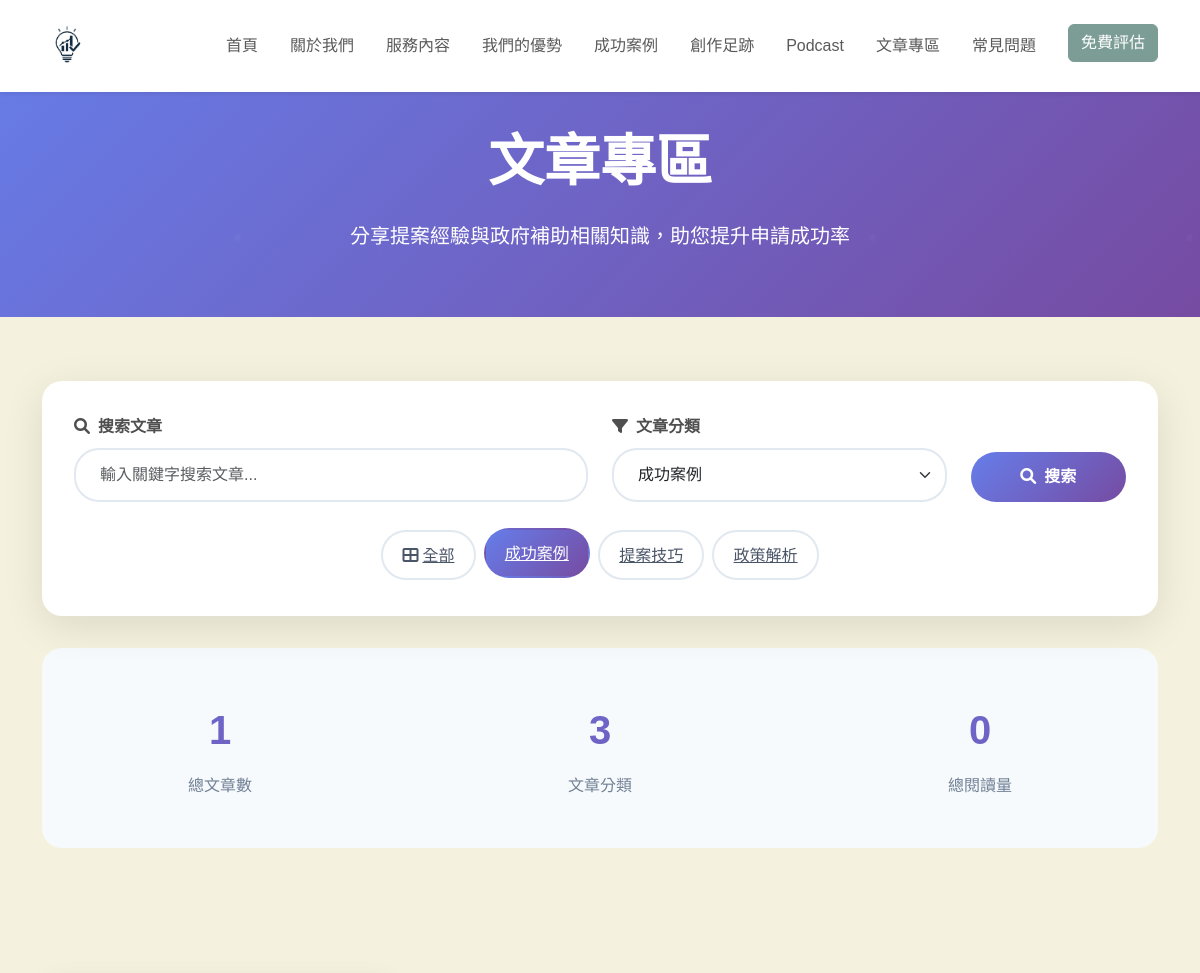
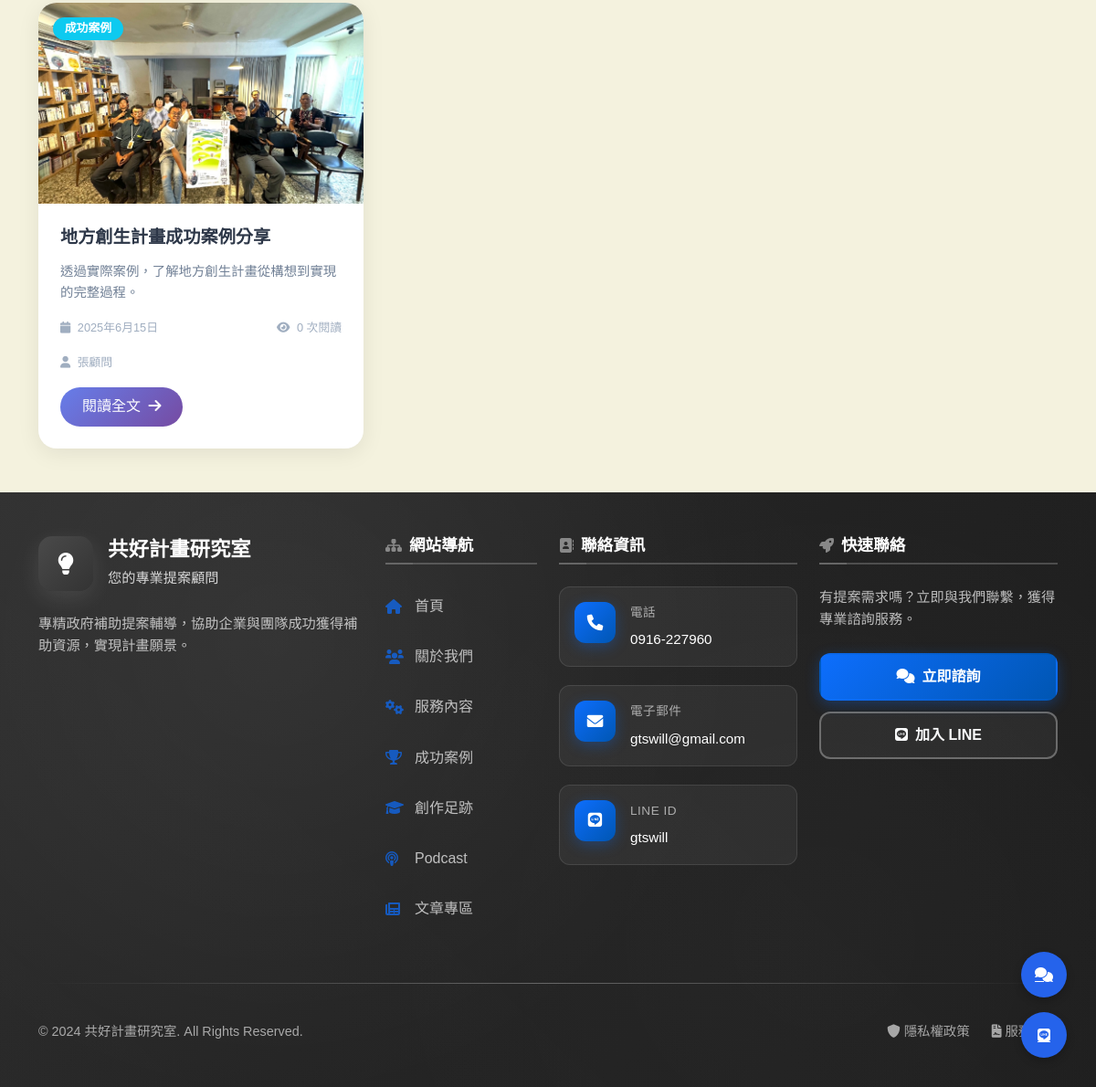
The app's page /articles.php?category=成功案例 with its own data (2 pictures, top to bottom).
### tables this page shows
CREATE TABLE IF NOT EXISTS articles (
    id INT AUTO_INCREMENT PRIMARY KEY,
    title VARCHAR(200) NOT NULL,
    slug VARCHAR(200) NOT NULL UNIQUE,
    content LONGTEXT NOT NULL,
    excerpt TEXT,
    featured_image VARCHAR(255),
    category VARCHAR(50) NOT NULL,
    author VARCHAR(100) NOT NULL,
    tags TEXT,
    status ENUM('draft', 'published') DEFAULT 'draft',
    views INT DEFAULT 0,
    created_at TIMESTAMP DEFAULT CURRENT_TIMESTAMP,
    updated_at TIMESTAMP DEFAULT CURRENT_TIMESTAMP ON UPDATE CURRENT_TIMESTAMP,
    INDEX idx_status (status),
    INDEX idx_category (category),
    INDEX idx_created_at (created_at)
);

### php/config.php (called while the page is built, shortened)
<?php
function getDBConnection()
{
    try {
        $pdo = new PDO(
            "mysql:host=" . DB_HOST . ";dbname=" . DB_NAME . ";charset=utf8mb4",
            DB_USER,
            DB_PASS,
            [
                PDO::ATTR_ERRMODE => PDO::ERRMODE_EXCEPTION,
                PDO::ATTR_DEFAULT_FETCH_MODE => PDO::FETCH_ASSOC,
                PDO::ATTR_EMULATE_PREPARES => false,
            ]
        );
        return $pdo;
    } catch (PDOException $e) {
        die("資料庫連接失敗: " . $e->getMessage());
    }
}

### php/article_handler.php (called while the page is built, shortened)
<?php
require_once 'config.php';
class ArticleHandler
{
    private $pdo;
    public function __construct()
    {
        $this->pdo = getDBConnection();
    }
    public function getCategories()
    {
        try {
            $stmt = $this->pdo->query("SELECT DISTINCT category FROM articles WHERE status = 'published' AND category IS NOT NULL AND category != '' ORDER BY category");
            $categories = [];
            while ($row = $stmt->fetch()) {
                $categories[] = $row['category'];
            }
            return $categories;
        } catch (PDOException $e) {
            error_log("獲取分類錯誤: " . $e->getMessage());
            return [];
        }
    }
    public function getArticleCount($status = 'published', $search = '', $category = '')
    {
        try {
            $sql = "SELECT COUNT(*) as count FROM articles WHERE status = ?";
            $params = [$status];
            if (!empty($category)) {
                $sql .= " AND category = ?";
                $params[] = $category;
            }
            $stmt = $this->pdo->prepare($sql);
            $stmt->execute($params);
            return $stmt->fetch()['count'];
        } catch (PDOException $e) {
            error_log("獲取文章數量錯誤: " . $e->getMessage());
            return 0;
        }
    }
    public function getArticlesPaginated($status = 'published', $page = 1, $perPage = 10, $search = '', $category = '')
    {
        try {
            $offset = ($page - 1) * $perPage;
            $sql = "SELECT * FROM articles WHERE status = ?";
            $params = [$status];
            if (!empty($category)) {
                $sql .= " AND category = ?";
                $params[] = $category;
            }
            $sql .= " ORDER BY created_at DESC LIMIT ? OFFSET ?";
            $params[] = $perPage;
            $params[] = $offset;
            $stmt = $this->pdo->prepare($sql);
            $stmt->execute($params);
            return $stmt->fetchAll();
        } catch (PDOException $e) {
            error_log("分頁獲取文章錯誤: " . $e->getMessage());
            return [];
        }
    }
}

### articles.php (the view, shortened to what this page needs)
<?php
require_once 'php/config.php';
require_once 'php/article_handler.php';
$articleHandler = new ArticleHandler();
$search = isset($_GET['search']) ? trim($_GET['search']) : '';
$category = isset($_GET['category']) ? $_GET['category'] : '';
$page = isset($_GET['page']) ? max(1, intval($_GET['page'])) : 1;
$perPage = 9;
$categories = $articleHandler->getCategories();
$totalArticles = $articleHandler->getArticleCount('published', $search, $category);
$articles = $articleHandler->getArticlesPaginated('published', $page, $perPage, $search, $category);
$categoryColors = [
    '提案技巧' => 'bg-primary',
    '政策解析' => 'bg-success',
    '成功案例' => 'bg-info',
    '常見問題' => 'bg-warning',
    '實務經驗' => 'bg-secondary'
];
?>
<!DOCTYPE html>
<html lang="zh-TW">
<head>
    <link href="https://cdn.jsdelivr.net/npm/bootstrap@5.3.0/dist/css/bootstrap.min.css" rel="stylesheet">
    <link href="https://unpkg.com/aos@2.3.1/dist/aos.css" rel="stylesheet">
    <link rel="stylesheet" href="https://cdnjs.cloudflare.com/ajax/libs/font-awesome/6.0.0/css/all.min.css">
    <link rel="stylesheet" href="css/index.css">
    <link rel="stylesheet" href="css/all.css">
    <link rel="stylesheet" href="css/articles.css">
</head>
<body>
    <?php include 'navbar.php'; ?>
    <section class="articles-hero">
        <div class="container">
            <div class="row justify-content-center text-center text-white">
                <div class="col-lg-8" data-aos="fade-up">
                    <h1 class="display-4 fw-bold mb-4">文章專區</h1>
                    <p class="lead mb-0">分享提案經驗與政府補助相關知識，助您提升申請成功率</p>
                </div>
            </div>
        </div>
    </section>
    <section class="py-5">
        <div class="container">
            <div class="search-filter-section mt-3" data-aos="fade-up" data-aos-delay="200">
                <form method="GET" action="">
                    <div class="row g-4 align-items-end">
                        <div class="col-lg-6">
                            <label class="form-label fw-semibold mb-2">
                                <i class="fas fa-search me-2"></i>搜索文章
                            </label>
                            <input type="text" name="search" class="form-control search-input"
                                placeholder="輸入關鍵字搜索文章..." value="<?php echo htmlspecialchars($search); ?>">
                        </div>
                        <div class="col-lg-4">
                            <label class="form-label fw-semibold mb-2">
                                <i class="fas fa-filter me-2"></i>文章分類
                            </label>
                            <select name="category" class="form-select search-input">
                                <?php foreach ($categories as $cat): ?>
                                    <option value="<?php echo htmlspecialchars($cat); ?>"
                                        <?php echo $category === $cat ? 'selected' : ''; ?>>
                                        <?php echo htmlspecialchars($cat); ?>
                                    </option>
                                <?php endforeach; ?>
                            </select>
                        </div>
                        <div class="col-lg-2">
                            <button type="submit" class="btn search-btn w-100">
                                <i class="fas fa-search me-2"></i>搜索
                            </button>
                        </div>
                    </div>
                </form>
                <div class="mt-4">
                    <div class="d-flex flex-wrap justify-content-center">
                        <a href="?" class="filter-btn <?php echo empty($category) ? 'active' : ''; ?>">
                            <i class="fas fa-th-large me-1"></i>全部
                        </a>
                        <?php foreach ($categories as $cat): ?>
                            <a href="?category=<?php echo urlencode($cat); ?><?php echo $search ? '&search=' . urlencode($search) : ''; ?>"
                                class="filter-btn <?php echo $category === $cat ? 'active' : ''; ?>">
                                <?php echo htmlspecialchars($cat); ?>
                            </a>
                        <?php endforeach; ?>
                    </div>
                </div>
            </div>
            <div class="stats-section" data-aos="fade-up" data-aos-delay="300">
                <div class="row">
                    <div class="col-md-4">
                        <div class="stat-item">
                            <div class="stat-number"><?php echo $totalArticles; ?></div>
                            <div class="stat-label">總文章數</div>
                        </div>
                    </div>
                    <div class="col-md-4">
                        <div class="stat-item">
                            <div class="stat-number"><?php echo count($categories); ?></div>
                            <div class="stat-label">文章分類</div>
                        </div>
                    </div>
                    <div class="col-md-4">
                        <div class="stat-item">
                            <div class="stat-number"><?php echo array_sum(array_column($articles, 'views')); ?></div>
                            <div class="stat-label">總閱讀量</div>
                        </div>
                    </div>
                </div>
            </div>
        </div>
    </section>
    <section class="py-5">
        <div class="container">
            <?php if (!empty($articles)): ?>
                <div class="row g-4">
                    <?php
                    $delay = 100;
                    foreach ($articles as $article):
                        $categoryColor = $categoryColors[$article['category']] ?? 'bg-secondary';
                        $publishDate = date('Y年n月j日', strtotime($article['created_at']));
                        $featuredImage = !empty($article['featured_image']) ? 'uploads/' . $article['featured_image'] : './img/article1.jpg';
                    ?>
                        <div class="col-lg-4 col-md-6" data-aos="fade-up" data-aos-delay="<?php echo $delay; ?>">
                            <div class="card article-card">
                                <div class="article-image">
                                    <img src="<?php echo htmlspecialchars($featuredImage); ?>"
                                        alt="<?php echo htmlspecialchars($article['title']); ?>">
                                    <span class="badge category-badge <?php echo $categoryColor; ?>">
                                        <?php echo htmlspecialchars($article['category']); ?>
                                    </span>
                                </div>
                                <div class="article-content">
                                    <h3 class="article-title"><?php echo htmlspecialchars($article['title']); ?></h3>
                                    <p class="article-excerpt"><?php echo htmlspecialchars($article['excerpt']); ?></p>
                                    <div class="article-meta">
                                        <span>
                                            <i class="fas fa-calendar me-1"></i>
                                            <?php echo $publishDate; ?>
                                        </span>
                                        <span class="ms-auto">
                                            <i class="fas fa-eye me-1"></i>
                                            <?php echo number_format($article['views']); ?> 次閱讀
                                        </span>
                                    </div>
                                    <div class="article-meta mb-3">
                                        <span>
                                            <i class="fas fa-user me-1"></i>
                                            <?php echo htmlspecialchars($article['author']); ?>
                                        </span>
                                    </div>
                                    <a href="article.php?id=<?php echo $article['id']; ?>" class="btn read-more-btn">
                                        閱讀全文 <i class="fas fa-arrow-right ms-1"></i>
                                    </a>
                                </div>
                            </div>
                        </div>
                    <?php
                        $delay += 50;
                    endforeach;
                    ?>
                </div>
            <?php endif; ?>
        </div>
    </section>
    <?php include 'footer.php'; ?>
    <div class="floating-contact">
        <a href="index.php#contact" class="contact-btn"><i class="fas fa-comments"></i></a>
        <a href="https://line.me/ti/p/gtswill" target="_blank" class="line-btn"><i class="fab fa-line"></i></a>
    </div>
</body>
</html>

### css/index.css (style rules this page uses)
:root { --primary: #2563eb; --primary-dark: #1d4ed8; --secondary: #64748b; --dark: #0f172a; --light: #f8fafc; --gray-100: #f3f4f6; --gray-200: #e5e7eb; --gray-300: #d1d5db; --gray-400: #9ca3af; --gray-500: #6b7280; --primary-color: #7C9D96; --secondary-color: #E9B384; --accent-color: #A1CCD1; --background-color: #F4F2DE; --text-color: #4F4F4F; }
body { font-family: 'Noto Sans TC', sans-serif; line-height: 1.7; color: var(--text-color); overflow-x: hidden; background-color: var(--background-color); }
section { padding: 6rem 0; position: relative; }
.floating-contact { position: fixed; bottom: 2rem; right: 2rem; display: flex; flex-direction: column; gap: 1rem; z-index: 1000; }
.floating-contact a { width: 50px; height: 50px; background: var(--primary); color: white; border-radius: 50%; display: flex; align-items: center; justify-content: center; box-shadow: 0 4px 10px rgba(0, 0, 0, 0.2); transition: all 0.3s ease; }

### css/articles.css (style rules this page uses)
.articles-hero { background: linear-gradient(135deg, #667eea 0%, #764ba2 100%); padding: 8rem 0 4rem; position: relative; overflow: hidden; }
.articles-hero::before { content: ''; position: absolute; top: 0; left: 0; right: 0; bottom: 0; opacity: 0.3; }
.search-filter-section { background: white; border-radius: 20px; padding: 2rem; box-shadow: 0 10px 40px rgba(0, 0, 0, 0.1); margin-top: -3rem; position: relative; z-index: 10; }
.article-card { background: white; border-radius: 20px; overflow: hidden; box-shadow: 0 5px 25px rgba(0, 0, 0, 0.08); transition: all 0.3s ease; height: 100%; border: none; }
.article-image { height: 220px; overflow: hidden; position: relative; }
.article-image img { width: 100%; height: 100%; object-fit: cover; transition: transform 0.3s ease; }
.category-badge { position: absolute; top: 1rem; left: 1rem; z-index: 5; font-size: 0.8rem; padding: 0.4rem 0.8rem; border-radius: 20px; font-weight: 600; }
.article-content { padding: 1.5rem; display: flex; flex-direction: column; height: calc(100% - 220px); }
.article-title { font-size: 1.2rem; font-weight: 600; margin-bottom: 0.8rem; line-height: 1.4; color: #2d3748; }
.article-excerpt { color: #718096; font-size: 0.9rem; line-height: 1.6; margin-bottom: 1rem; flex-grow: 1; }
.article-meta { display: flex; justify-content: between; align-items: center; font-size: 0.8rem; color: #a0aec0; margin-bottom: 1rem; }
.read-more-btn { background: linear-gradient(135deg, #667eea 0%, #764ba2 100%); border: none; color: white; padding: 0.6rem 1.5rem; border-radius: 25px; font-weight: 500; transition: all 0.3s ease; align-self: flex-start; }
.filter-btn { border: 2px solid #e2e8f0; background: white; color: #4a5568; padding: 0.6rem 1.2rem; border-radius: 25px; font-weight: 500; transition: all 0.3s ease; margin: 0.25rem; }
.filter-btn:hover, .filter-btn.active { background: linear-gradient(135deg, #667eea 0%, #764ba2 100%); border-color: transparent; color: white; transform: translateY(-2px); }
.search-input { border: 2px solid #e2e8f0; border-radius: 25px; padding: 0.8rem 1.5rem; font-size: 1rem; transition: all 0.3s ease; }
.search-btn { background: linear-gradient(135deg, #667eea 0%, #764ba2 100%); border: none; color: white; padding: 0.8rem 2rem; border-radius: 25px; font-weight: 600; transition: all 0.3s ease; }
.stats-section { background: #f7fafc; padding: 2rem 0; margin: 2rem 0; border-radius: 20px; }
.stat-item { text-align: center; padding: 1rem; }
.stat-number { font-size: 2.5rem; font-weight: 700; background: linear-gradient(135deg, #667eea 0%, #764ba2 100%); -webkit-background-clip: text; -webkit-text-fill-color: transparent; background-clip: text; }
.stat-label { color: #718096; font-weight: 500; margin-top: 0.5rem; }

### records on screen
articles: featured_image (picture), category "成功案例", title "地方創生計畫成功案例分享", excerpt "透過實際案例，了解地方創生計畫從構想到實現的完整過程。", created_at "2025年6月15日", views "0", author "張顧問"

### other values on screen
$cat "成功案例"
$cat "提案技巧"
$cat "政策解析"
$totalArticles "1"
count($categories) "3"
array_sum(array_column($articles, 'views')) "0"
form field category "成功案例"
